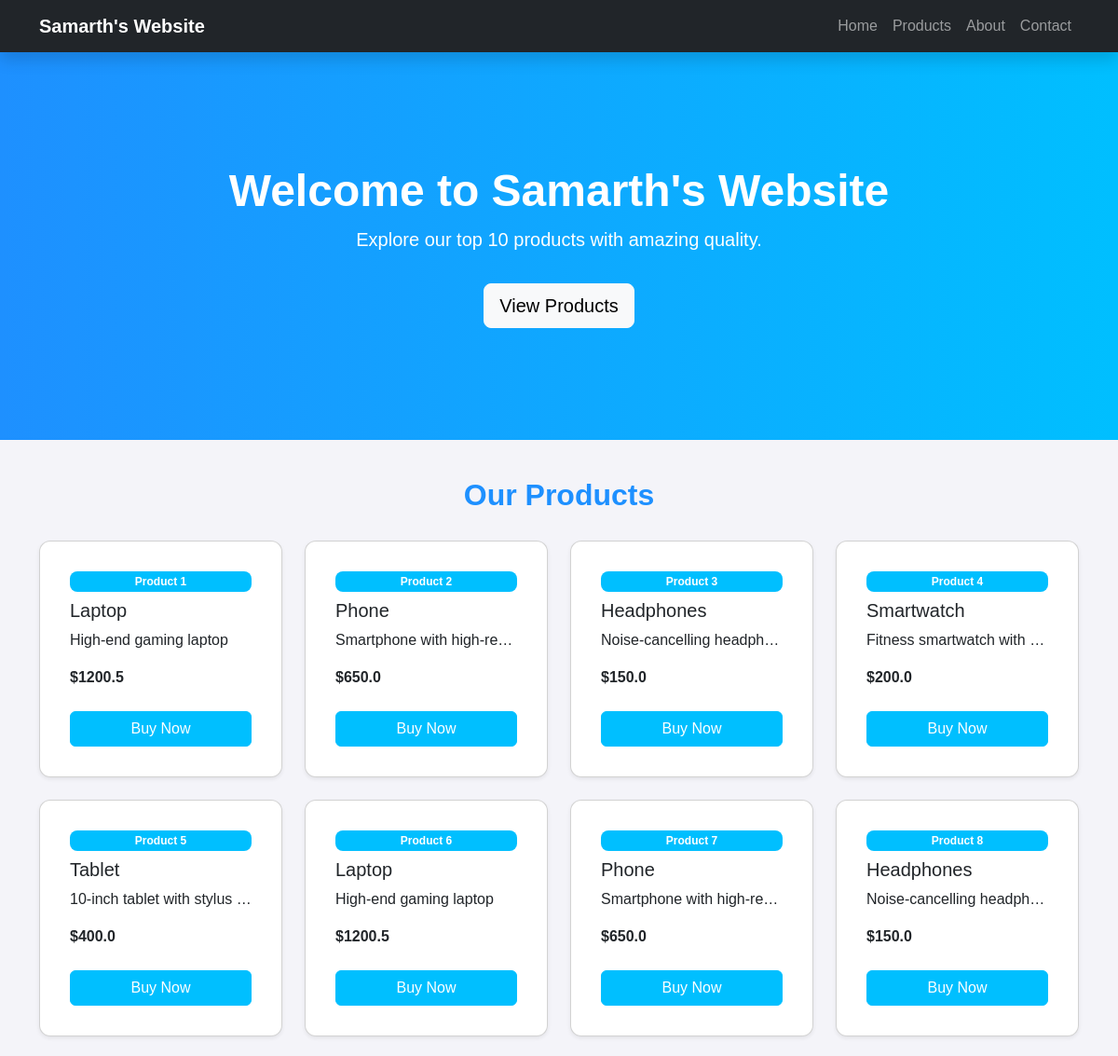
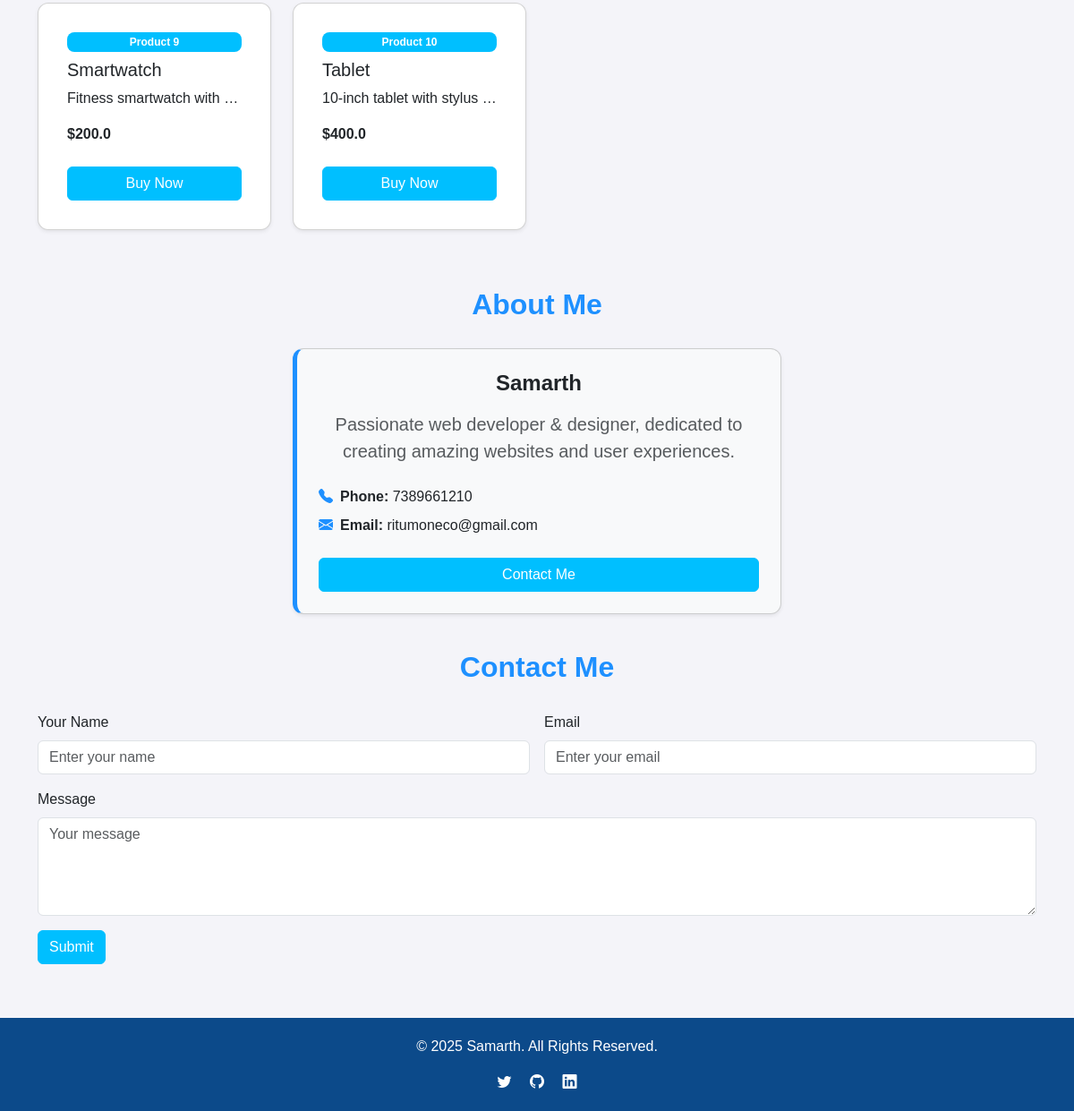
The page / on the database its author committed (2 pictures, top to bottom).
### tables this page shows
CREATE TABLE products (
    id INTEGER PRIMARY KEY AUTOINCREMENT,
    name TEXT NOT NULL,
    price REAL NOT NULL,
    description TEXT
);

### play.py (the view)
@app.route('/')
def home():
    conn = sqlite3.connect('mydatabase.db')
    cursor = conn.cursor()
    cursor.execute("SELECT * FROM products")
    products = cursor.fetchall()
    conn.close()
    while len(products) < 10:
        products.append((0, f"Product {len(products)+1}", 99.99, "Amazing product"))
    return render_template('index.html', products=products)

### templates/index.html (shortened to what this page needs)
<!DOCTYPE html>
<html lang="en">
<head>
    <link href="https://cdn.jsdelivr.net/npm/bootstrap@5.3.0/dist/css/bootstrap.min.css" rel="stylesheet">
    <link rel="stylesheet" href="https://cdn.jsdelivr.net/npm/bootstrap-icons@1.10.5/font/bootstrap-icons.css">
    <link rel="stylesheet" href="https://cdn.jsdelivr.net/npm/aos@2.3.4/dist/aos.css">
</head>
<body>
<nav class="navbar navbar-expand-lg navbar-dark bg-dark shadow sticky-top">
    <div class="container">
        <a class="navbar-brand fw-bold" href="#">Samarth's Website</a>
        <div class="collapse navbar-collapse" id="navbarNav">
            <ul class="navbar-nav ms-auto">
                <li class="nav-item"><a class="nav-link" href="#home">Home</a></li>
                <li class="nav-item"><a class="nav-link" href="#products">Products</a></li>
                <li class="nav-item"><a class="nav-link" href="#about">About</a></li>
                <li class="nav-item"><a class="nav-link" href="#contact">Contact</a></li>
            </ul>
        </div>
    </div>
</nav>
<section class="hero" id="home" data-aos="fade-up">
    <div class="container">
        <h1 class="display-4">Welcome to Samarth's Website</h1>
        <p class="lead">Explore our top 10 products with amazing quality.</p>
        <a href="#products" class="btn btn-light btn-lg mt-3">View Products</a>
    </div>
</section>
<div class="container" id="products" data-aos="fade-up">
    <h2 class="section-title">Our Products</h2>
    <div class="row">
        {% for product in products %}
        <div class="col-sm-6 col-md-4 col-lg-3 mb-4" data-aos="zoom-in" data-aos-delay="{{ loop.index * 50 }}">
            <div class="card shadow-sm h-100 p-3">
                <div class="card-body d-flex flex-column">
                    <span class="badge badge-product mb-2">Product {{ loop.index }}</span>
                    <h5 class="card-title">{{ product[1] }}</h5>
                    <p class="card-text text-truncate">{{ product[3] }}</p>
                    <p class="card-text fw-bold mt-auto">${{ product[2] }}</p>
                    <a href="#" class="btn btn-primary mt-2">Buy Now</a>
                </div>
            </div>
        </div>
        {% endfor %}
    </div>
</div>
<div class="container" id="about" data-aos="fade-up">
    <h2 class="section-title">About Me</h2>
    <div class="row justify-content-center align-items-center text-center mt-4">
        <div class="col-md-6">
            <div class="card shadow-sm p-4 about-card">
                <h4 class="fw-bold mb-3">Samarth</h4>
                <p class="text-muted fs-5 mb-4">
                    Passionate web developer & designer, dedicated to creating amazing websites and user experiences.
                </p>
                <div class="d-flex flex-column align-items-start">
                    <p class="mb-2"><i class="bi bi-telephone-fill me-2"></i><strong>Phone:</strong> 7389661210</p>
                    <p class="mb-2"><i class="bi bi-envelope-fill me-2"></i><strong>Email:</strong> ritumoneco@gmail.com</p>
                </div>
                <a href="#contact" class="btn btn-primary mt-3">Contact Me</a>
            </div>
        </div>
    </div>
</div>
<div class="container" id="contact" data-aos="fade-up">
    <h2 class="section-title">Contact Me</h2>
    <form class="row g-3">
        <div class="col-md-6">
            <label class="form-label">Your Name</label>
            <input type="text" class="form-control" placeholder="Enter your name">
        </div>
        <div class="col-md-6">
            <label class="form-label">Email</label>
            <input type="email" class="form-control" placeholder="Enter your email">
        </div>
        <div class="col-12">
            <label class="form-label">Message</label>
            <textarea class="form-control" rows="4" placeholder="Your message"></textarea>
        </div>
        <div class="col-12">
            <button class="btn btn-primary">Submit</button>
        </div>
    </form>
</div>
<footer class="footer" data-aos="fade-up">
    <p>&copy; 2025 Samarth. All Rights Reserved.</p>
    <div class="mt-2">
        <a href="#" class="text-white me-3"><i class="bi bi-twitter"></i></a>
        <a href="#" class="text-white me-3"><i class="bi bi-github"></i></a>
        <a href="#" class="text-white"><i class="bi bi-linkedin"></i></a>
    </div>
</footer>
</body>
</html>

### templates/index.html (style rules this page uses)
body { font-family: 'Arial', sans-serif; background-color: #f4f4f9; }
.hero { background: linear-gradient(to right, #1e90ff, #00bfff); color: white; padding: 120px 20px; text-align: center; }
.hero h1 { font-size: 3rem; font-weight: bold; }
.hero p { font-size: 1.25rem; }
.section-title { font-weight: bold; margin-bottom: 30px; margin-top: 40px; text-align: center; color: #1e90ff; }
.card { transition: transform 0.3s, box-shadow 0.3s; border-radius: 12px; }
.badge-product { background-color: #00bfff; color: white; font-weight: bold; border-radius: 8px; padding: 5px 10px; }
.footer { background-color: #0c4a8a; color: white; padding: 20px 10px; text-align: center; margin-top: 60px; }
.btn-primary { background-color: #00bfff; border-color: #00bfff; }
.about-card { background-color: #f8f9fa; border-left: 5px solid #1e90ff; border-radius: 12px; }
.about-card i { color: #1e90ff; }
html { scroll-behavior: smooth; }

### rows shown on the page
products: name "Laptop", description "High-end gaming laptop", price "1200.5"
products: name "Phone", description "Smartphone with high-re…", price "650.0"
products: name "Headphones", description "Noise-cancelling headph…", price "150.0"
products: name "Smartwatch", description "Fitness smartwatch with…", price "200.0"
products: name "Tablet", description "10-inch tablet with stylus…", price "400.0"
products: name "Laptop", description "High-end gaming laptop", price "1200.5"
products: name "Phone", description "Smartphone with high-re…", price "650.0"
products: name "Headphones", description "Noise-cancelling headph…", price "150.0"
products: name "Smartwatch", description "Fitness smartwatch with…", price "200.0"
products: name "Tablet", description "10-inch tablet with stylus…", price "400.0"
